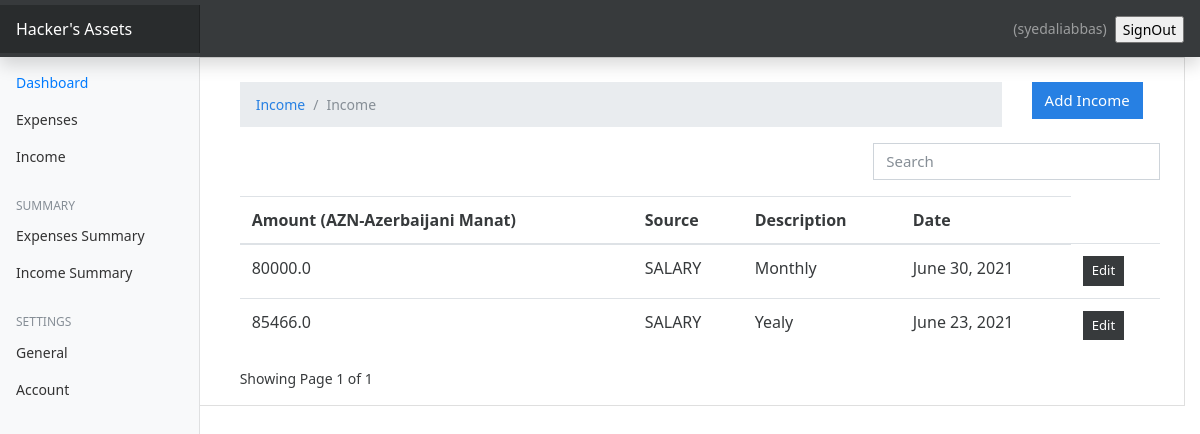
Page /income/ (signed in) on the committed database.
### userprefences/models.py (models this page shows, shortened)
class UserPreference(models.Model):
    user = models.OneToOneField(to=User,on_delete=models.CASCADE)
    currency = models.CharField(max_length=255,blank=True, null=True)

### userincome/models.py (models this page shows, shortened)
class UserIncome(models.Model):
    amount = models.FloatField()
    date = models.DateField(default=now)
    descripption = models.TextField()
    owner = models.ForeignKey(to=User, on_delete=models.CASCADE)
    source = models.CharField(max_length=266)
    class Meta:
        ordering: ['-date']

### userincome/views.py (the view)
# urls.py: path('',Index,name='expenses'),
@login_required(login_url='/authentication/login-view')
def Index(request):
    source= Source.objects.all()
    income = UserIncome.objects.filter(owner=request.user)
    paginator = Paginator(income,5)
    page_number = request.GET.get('page')
    page_obj = Paginator.get_page(paginator,page_number)
    currency = UserPreference.objects.get(user=request.user).currency
    context={
        'income':income,
        'page_obj':page_obj,
        'currency':currency
    }
    return render(request, 'income/index.html',context)

### templates/income/index.html (shortened to what this page needs)
{% extends 'base.html' %}
{% load static %}
{% block content %}
  <div class="container mt-4">
<div class="row">
<div class="col-md-10">
  <nav aria-label="breadcrumb">
    <ol class="breadcrumb">
      <li class="breadcrumb-item"><a href="#">Income</a></li>
      <li class="breadcrumb-item active" aria-current="page">Income</li>
    </ol>
  </nav>
</div>
<div class="col-md-2">
  <a href="{% url 'add-income' %}" class="btn btn-primary">Add Income</a>
</div>
</div>
</div>
<div class="container">
<div class="row">
  <div class="col-md-8"></div>
  <div class="col-md-4">
    <div class="form-group">
     <input type="text" class="form-control" placeholder="Search" id="searchField">
    </div>
  </div>
</div>
  {% if income.count %}
  <div class="app-table">
    <table class="table table-stripped table-hover">
      <thead>
        <tr>
          <th>Amount ({{currency}})</th><th>Source</th><th>Description</th><th>Date</th>
        </tr>
      </thead>
      <tbody>
        {% for income in page_obj %}
        <tr>
          <td>{{income.amount}}</td><td>{{income.source}}</td><td>{{income.descripption}}</td><td>{{income.date}}</td>
          <td><a href="{% url 'income_edit' income.pk %}" class="btn btn-secondary btn-sm">Edit</a></td>
        </tr>
        {% endfor %}
      </tbody>
        </table>
  </div>
<div class="pagination-container">
<div class="">Showing Page {{page_obj.number}} of {{page_obj.paginator.num_pages}}</div>
</div>
  {% else %}
  <h1>No Record Found</h1>
  {% endif %}
</div>
{% endblock content %}

### templates/base.html (shortened to what this page needs)
{% load static %}
<html lang="en">
  <head>
<link href="{% static 'css/bootstrap.min.css' %}" rel="stylesheet">
<link rel="stylesheet" href="{% static 'css/base.css' %}">
    <link href="{% static 'css/dashboard.css' %}" rel="stylesheet">
  </head>
  <body>
<header class="navbar navbar-dark sticky-top bg-dark flex-md-nowrap p-0 shadow">
  <a class="navbar-brand col-md-3 col-lg-2 me-0 px-3" href="#">Hacker's Assets</a>
  <ul class="navbar-nav px-3" style="display: flex; flex-direction: row; align-items: center;">
    <li class="nav-item text-nowrap">
    <span class="nav-link" href="">
      ({{request.user.username}})
    </span>
    </li>
    <li class="nav-item text-nowrap mt-3 ml-2">
      <form action="{% url 'SignOut' %}" method="post">
        <input class="text text-capitalize" type="submit" value="SignOut">
    </form>
    </li>
  </ul>
</header>
<div class="container-fluid"><div class="card">
  <div class="row">
    {% include '_sidebars.html' %}
    <main role="main" class="col-md-9 ml-sm-auto col-lg-10 px-4">
        {% block content %}
        {% endblock content %}
      </div>
  </div>
</div>
    </body>
</html>

### p_website/static/css/dashboard.css (style rules this page uses)
body { font-size: .875rem; }
.navbar-brand { padding-top: .75rem; padding-bottom: .75rem; font-size: 1rem; background-color: rgba(0, 0, 0, .25); box-shadow: inset -1px 0 0 rgba(0, 0, 0, .25); }

### rows in the picture
UserPreference: currency "AZN-Azerbaijani Manat"
UserIncome: amount "80000.0", source "SALARY", descripption "Monthly", date "June 30, 2021"
UserIncome: amount "85466.0", source "SALARY", descripption "Yealy", date "June 23, 2021"

### other values in the picture
{{ request.user.username }} "syedaliabbas"
{{ page_obj.number }} "1"
{{ page_obj.paginator.num_pages }} "1"
